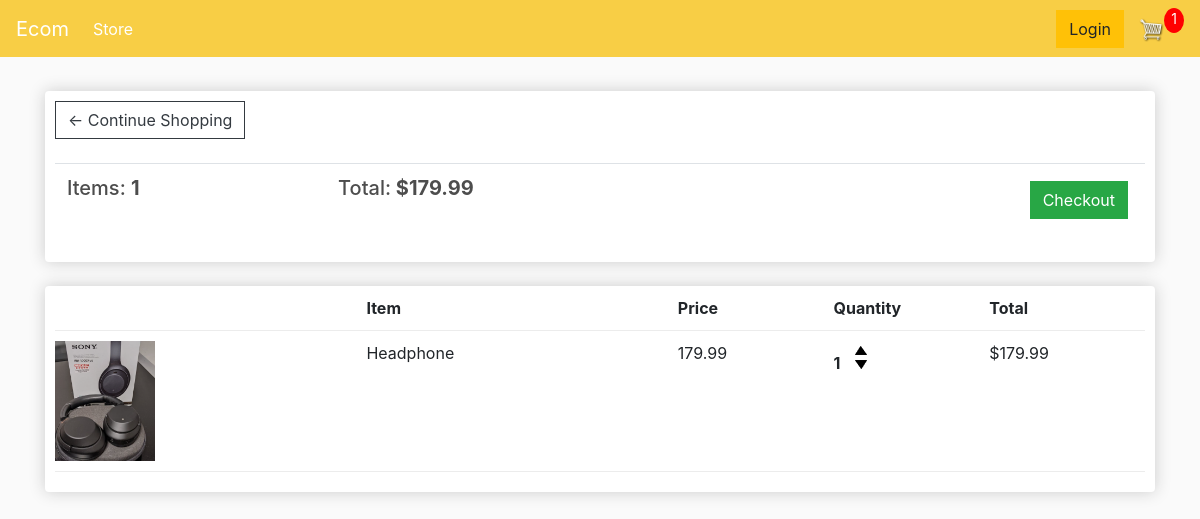
The app's page /cart/ (signed in) with its own data.
### store/models.py (models this page shows, shortened)
class Order(models.Model):
    customer = models.ForeignKey(Customer, on_delete = models.SET_NULL, null=True, blank=True)
    date_orderd = models.DateTimeField(auto_now_add=True)
    complete = models.BooleanField(default=False, null=True, blank=False)
    transaction_id = models.CharField(max_length=200, null=True)
    @property
    def get_cart_total(self):
        orderitems = self.orderitem_set.all()
        total = sum([item.get_total for item in orderitems])
        return total
    @property
    def get_cart_items(self):
        orderitems = self.orderitem_set.all()
        total = sum([item.quantity for item in orderitems])
        return total

class OrderItem(models.Model):
    product = models.ForeignKey(Product, on_delete = models.SET_NULL, null=True, blank=True)
    order = models.ForeignKey(Order, on_delete = models.SET_NULL, null=True, blank=True)
    quantity = models.IntegerField(default=0, null=True, blank=False)
    date_added = models.DateTimeField(auto_now_add=True)
    @property
    def get_total(self):
        total = self.product.price * self.quantity
        return total

class Product(models.Model):
    name = models.CharField(max_length=200, null=True)
    price = models.DecimalField(max_digits=7, decimal_places=2)
    digital = models.BooleanField(default=False, null=True, blank=False)
    image = models.ImageField(null=True, blank=True)
    @property
    def imageURL(self):
        try:
            url = self.image.url
        except:
            url = ''
        return url

### store/views.py (the view)
# urls.py: path('cart/', cart, name="cart"),
def cart(request):
    data = cartData(request)
    cartItems = data['cartItems']
    order = data['order']
    items = data['items']
    context = {
        'items': items,
        'order': order,
        'cartItems': cartItems
    }
    return render(request, 'store/cart.html', context)

### store/utils.py (called while the page is built)
def cartData(request):
    if request.user.is_authenticated:
        customer = request.user.customer
        order, created = Order.objects.get_or_create(customer= customer, complete= False)
        items = order.orderitem_set.all()
        cartItems = order.get_cart_items
    else:
        cookieData = cookieCart(request)
        cartItems = cookieData['cartItems']
        order = cookieData['order']
        items = cookieData['items']
    return {'cartItems': cartItems, 'order':order, 'items':items}

### store/templates/store/cart.html
{% extends "store/main.html" %}
{% load static %}
{% block content %}
<div class="row">
	<div class="col-lg-12">
		<div class="box-element">
            <a  class="btn btn-outline-dark" href="{% url 'store' %}">&#x2190; Continue Shopping</a>
            <br>
            <br>
            <table class="table">
                <tr>
                    <th><h5>Items: <strong>{{order.get_cart_items}}</strong></h5></th>
                    <th><h5>Total:<strong> ${{order.get_cart_total|floatformat:2}}</strong></h5></th>
                    <th>
                        <a  style="float:right; margin:5px;" class="btn btn-success" href="{% url 'checkout' %}">Checkout</a>
                    </th>
                </tr>
            </table>
        </div>
		<br>
		<div class="box-element">
            <div class="cart-row">
                <div style="flex:2"></div>
                <div style="flex:2"><strong>Item</strong></div>
                <div style="flex:1"><strong>Price</strong></div>
                <div style="flex:1"><strong>Quantity</strong></div>
                <div style="flex:1"><strong>Total</strong></div>
            </div>
            {% for item in items %}
            <div class="cart-row">
                <div style="flex:2"><img class="row-image" src="{{item.product.imageURL}}"></div>
                <div style="flex:2"><p>{{item.product.name}}</p></div>
                <div style="flex:1"><p>{{item.product.price|floatformat:2}}</p></div>
                <div style="flex:1">
                    <p class="quantity">{{item.quantity}}</p>
                    <div class="quantity">
                        <img data-product="{{item.product.id}}" data-action="add" class="chg-quantity update-cart" src="{% static  'images/arrow-up.png' %}">
                        <img data-product="{{item.product.id}}" data-action="remove" class="chg-quantity update-cart" src="{% static  'images/arrow-down.png' %}">
                    </div>
                </div>
                <div style="flex:1"><p>${{item.get_total}}</p></div>
            </div>
            {% endfor %}
	</div>
</div>
{% endblock content %}

### static/css/main.css (style rules this page uses)
body { background-color: hsl(0, 0%, 98%); }
h1,h2,h3,h4,h5,h6 { color:hsl(0, 0%, 30%); }
.box-element { box-shadow:hsl(0, 0%, 80%) 0 0 16px; background-color: #fff; border-radius: 4px; padding: 10px; }
.col-lg-4, .col-lg-6, .col-lg-8, .col-lg-12 { margin-top: 10px; }
.btn { border-radius: 0; }
.row-image { width: 100px; }
.cart-row { display: flex; align-items: flex-stretch; padding-bottom: 10px; margin-bottom: 10px; border-bottom: 1px solid #ececec; }
.quantity { display: inline-block; font-weight: 700; padding-right:10px; }
.chg-quantity { width: 12px; cursor: pointer; display: block; margin-top: 5px; transition:.1s; }

### records on screen
Order: get_cart_items "1", get_cart_total "179.99"
OrderItem: product.imageURL (picture), product.name "Headphone", product.price "179.99", quantity "1", get_total "179.99"

### other values on screen
{{ cartItems }} "1"
